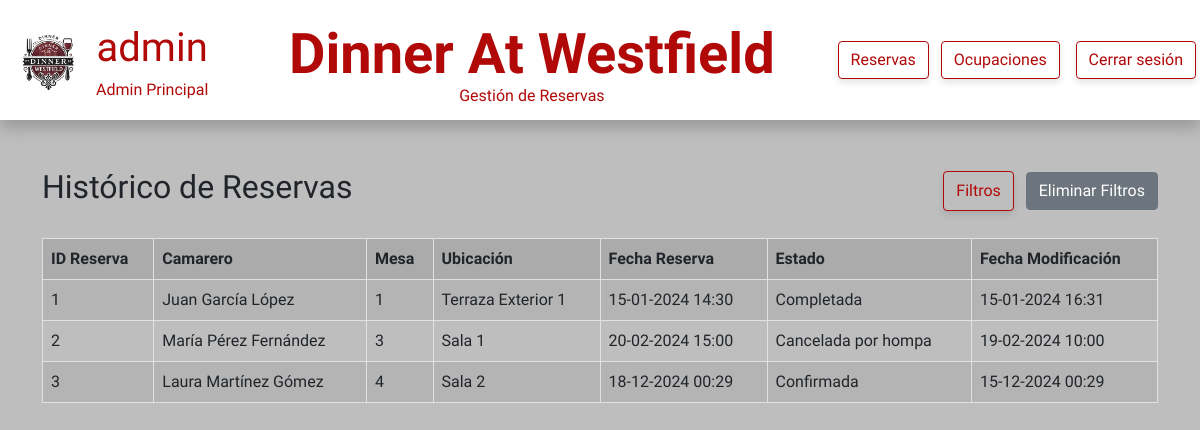
Screenshot of /view/historicoReservas.php (signed in) with the database file from the repository.
### tables this page shows
CREATE TABLE tbl_usuario (
    id_usuario INT PRIMARY KEY AUTO_INCREMENT NOT NULL,
    nombre_usuario VARCHAR(50) NOT NULL,
    apellidos_usuario VARCHAR(50) NOT NULL,
    username VARCHAR(25) NOT NULL UNIQUE,
    password CHAR(60) NOT NULL,
    id_rol INT
);

CREATE TABLE tbl_reservas (
    id_reserva INT PRIMARY KEY AUTO_INCREMENT NOT NULL,
    id_mesa INT NOT NULL,
    id_usuario INT NOT NULL,
    fecha_reserva DATETIME NOT NULL,
    estado_reserva ENUM('Pendiente', 'Confirmada', 'Completada', 'Cancelada') DEFAULT 'Pendiente',
    id_usuario_modificacion INT NULL,
    fecha_modificacion TIMESTAMP NULL
);

CREATE TABLE tbl_mesa (
    id_mesa INT PRIMARY KEY AUTO_INCREMENT NOT NULL,
    id_sala INT NOT NULL,
    numero_sillas_mesa INT NOT NULL
);

CREATE TABLE tbl_sala ( 
    id_sala INT PRIMARY KEY AUTO_INCREMENT NOT NULL,
    ubicacion_sala VARCHAR(25) NOT NULL,
    imagen_sala VARCHAR(255) NULL
);

### php/functions.php (called while the page is built, shortened)
<?php
function get_info_waiter_bbdd($conn, $id_camarero) {
    try {
        $query = "SELECT * FROM tbl_usuario WHERE id_usuario = :id_camarero";
        $stmt_info = $conn->prepare($query);
        $stmt_info->bindParam(':id_camarero', $id_camarero, PDO::PARAM_INT);
        $stmt_info->execute();
        $row = $stmt_info->fetch(PDO::FETCH_ASSOC);
        if ($row) {
            return [
                'username' => $row['username'],
                'name' => $row['nombre_usuario'],
                'surname' => $row['apellidos_usuario']
            ];
        } else {
            return null;
        }
    } catch (PDOException $e) {
        error_log("Error al recuperar información del camarero: " . $e->getMessage());
        return null;
    }
}
?>

### view/historicoReservas.php (the view, shortened to what this page needs)
<?php
require '../php/conexion.php';
require_once '../php/functions.php';
$id_usuario = $_SESSION['user_id'];
$info_waiter = get_info_waiter_bbdd($conn, $id_usuario);
$conditions = "";
$order_by = "";
$base_query = "
    SELECT
        r.id_reserva,
        CONCAT(c.nombre_usuario, ' ', c.apellidos_usuario) as camarero,
        m.id_mesa,
        s.ubicacion_sala,
        r.fecha_reserva,
        r.estado_reserva,
        CASE
            WHEN r.estado_reserva = 'Cancelada' AND r.id_usuario_modificacion IS NOT NULL
            THEN CONCAT('Cancelada por ', u2.username)
            ELSE r.estado_reserva
        END as estado_detallado,
        r.fecha_modificacion
    FROM
        tbl_reservas r
    INNER JOIN
        tbl_usuario c ON r.id_usuario = c.id_usuario
    LEFT JOIN
        tbl_usuario u2 ON r.id_usuario_modificacion = u2.id_usuario
    INNER JOIN
        tbl_mesa m ON r.id_mesa = m.id_mesa
    INNER JOIN
        tbl_sala s ON m.id_sala = s.id_sala";
$where_clause = empty($conditions) ?
    "WHERE r.estado_reserva IN ('Confirmada', 'Cancelada', 'Completada')" :
    $conditions . " AND r.estado_reserva IN ('Confirmada', 'Cancelada', 'Completada')";
$query = $base_query . " " . $where_clause . " " . $order_by;
$stmt = $conn->prepare($query);
$stmt->execute();
$result = $stmt->fetchAll(PDO::FETCH_ASSOC);
?>
<!DOCTYPE html>
<html lang="es">
<head>
    <link href="https://cdn.jsdelivr.net/npm/bootstrap@5.0.2/dist/css/bootstrap.min.css" rel="stylesheet">
    <link rel="stylesheet" href="../css/mesas.css">
    <link rel="stylesheet" href="../css/historicoResponsive.css">
    <link href="https://cdnjs.cloudflare.com/ajax/libs/font-awesome/6.0.0-beta3/css/all.min.css" rel="stylesheet">
</head>
<body>
    <header id="container_header">
        <div id="container-username">
            <div id="icon_profile_header">
                <img src="../img/logoSinFondo.png" alt="" id="icon_profile">
            </div>
            <div id="username_profile_header">
                <p id="p_username_profile"><?php echo htmlspecialchars($info_waiter['username']); ?></p>
                <span class="span_subtitle">
                    <?php echo htmlspecialchars($info_waiter['name'] . " " . $info_waiter['surname']); ?>
                </span>
            </div>
        </div>
        <div id="container_title_header">
            <h1 id="title_header"><strong>Dinner At Westfield</strong></h1>
            <span class="span_subtitle">Gestión de Reservas</span>
        </div>
        <nav id="nav_header">
            <a href="./reservas.php" class="btn btn-danger me-2 btn_custom_logOut">Reservas</a>
            <a href="./mesas.php" class="btn btn-danger me-2 btn_custom_logOut">Ocupaciones</a>
            <a href="../php/cerrarSesion.php" class="btn btn-danger btn_custom_logOut m-1">Cerrar sesión</a>
        </nav>
    </header>
    <main class="container mt-5">
        <div id="headerTituloFiltros" class="d-flex justify-content-between align-items-center">
            <h2>Histórico de Reservas</h2>
            <div>
                <button class="btn btn-danger btn_custom_filter me-2" id="filter_button">Filtros</button>
                <a href="historicoReservas.php" class="btn btn-secondary">Eliminar Filtros</a>
            </div>
        </div>
        <table class="table table-striped table-bordered mt-4">
            <thead class="table-active">
                <tr>
                    <th>ID Reserva</th>
                    <th>Camarero</th>
                    <th>Mesa</th>
                    <th>Ubicación</th>
                    <th>Fecha Reserva</th>
                    <th>Estado</th>
                    <th>Fecha Modificación</th>
                </tr>
            </thead>
            <tbody>
                <?php if (!empty($result)): ?>
                    <?php foreach ($result as $row): ?>
                        <tr>
                            <td><?php echo htmlspecialchars($row['id_reserva'] ?? ''); ?></td>
                            <td><?php echo htmlspecialchars($row['camarero'] ?? ''); ?></td>
                            <td><?php echo htmlspecialchars($row['id_mesa'] ?? ''); ?></td>
                            <td><?php echo htmlspecialchars($row['ubicacion_sala'] ?? ''); ?></td>
                            <td><?php echo $row['fecha_reserva'] ? date("d-m-Y H:i", strtotime($row['fecha_reserva'])) : ''; ?></td>
                            <td><?php echo htmlspecialchars($row['estado_detallado'] ?? ''); ?></td>
                            <td><?php echo $row['fecha_modificacion'] ? date("d-m-Y H:i", strtotime($row['fecha_modificacion'])) : '-'; ?></td>
                        </tr>
                    <?php endforeach; ?>
                <?php else: ?>
                    <tr>
                        <td colspan="7" class="text-center">No se encontraron resultados</td>
                    </tr>
                <?php endif; ?>
            </tbody>
        </table>
    </main>
</body>
</html>

### css/mesas.css (style rules this page uses)
html, body { height: 100%; width: 100%; margin: 0; font-family: "Lexend", sans-serif; font-optical-sizing: auto; font-weight: 400; font-style: normal; background-color: rgb(190, 190, 190); }
#container_header { width: 100%; height: 15%; background-color: rgb(255, 255, 255); display: flex; justify-content: space-between; box-shadow: 0 8px 15px rgba(0, 0, 0, 0.2); margin-bottom: 5vh; }
#container-username { display: flex; }
#icon_profile_header, #container_header { display: flex; align-items: center; text-align: center; }
#icon_profile { width: 6vw; margin-left: 1vw; }
#p_username_profile, .span_subtitle, .btn_custom_logOut, .btn_custom_filter, .btn_custom_filterOK { color: rgb(177, 8, 8);; }
#p_username_profile { font-size: 5vh; margin: 0; }
#username_profile_header { margin-left: 1vw; }
#container_title_header { margin-left: 1.5vw; display: flex; flex-direction: column; }
.btn_custom_logOut { border: solid 1px rgb(177, 8, 8); background-color: white; box-shadow: 0 4px 6px rgba(0, 0, 0, 0.1); }
.btn_custom_filter { border: solid 1px rgb(177, 8, 8); background-color: rgb(190, 190, 190); box-shadow: 0 4px 6px rgba(0, 0, 0, 0.1); }
#title_header { all: unset; font-size: 7vh; color: rgb(177, 8, 8); height: 9vh; }
#headerTituloFiltros { width: 100%; display: flex; }
#filter_button { height: 40px; margin-left: 40px; }

### rows the page displays
tbl_usuario: username "admin", nombre_usuario+apellidos_usuario "Admin Principal"
tbl_reservas: id_reserva "1", camarero "Juan García López", id_mesa.id_mesa "1", tbl_sala.ubicacion_sala "Terraza Exterior 1", fecha_reserva "15-01-2024 14:30", estado_detallado "Completada", fecha_modificacion "15-01-2024 16:31"
tbl_reservas: id_reserva "2", camarero "María Pérez Fernández", id_mesa.id_mesa "3", tbl_sala.ubicacion_sala "Sala 1", fecha_reserva "20-02-2024 15:00", estado_detallado "Cancelada por hompa", fecha_modificacion "19-02-2024 10:00"
tbl_reservas: id_reserva "3", camarero "Laura Martínez Gómez", id_mesa.id_mesa "4", tbl_sala.ubicacion_sala "Sala 2", fecha_reserva "18-12-2024 00:29", estado_detallado "Confirmada", fecha_modificacion "15-12-2024 00:29"
